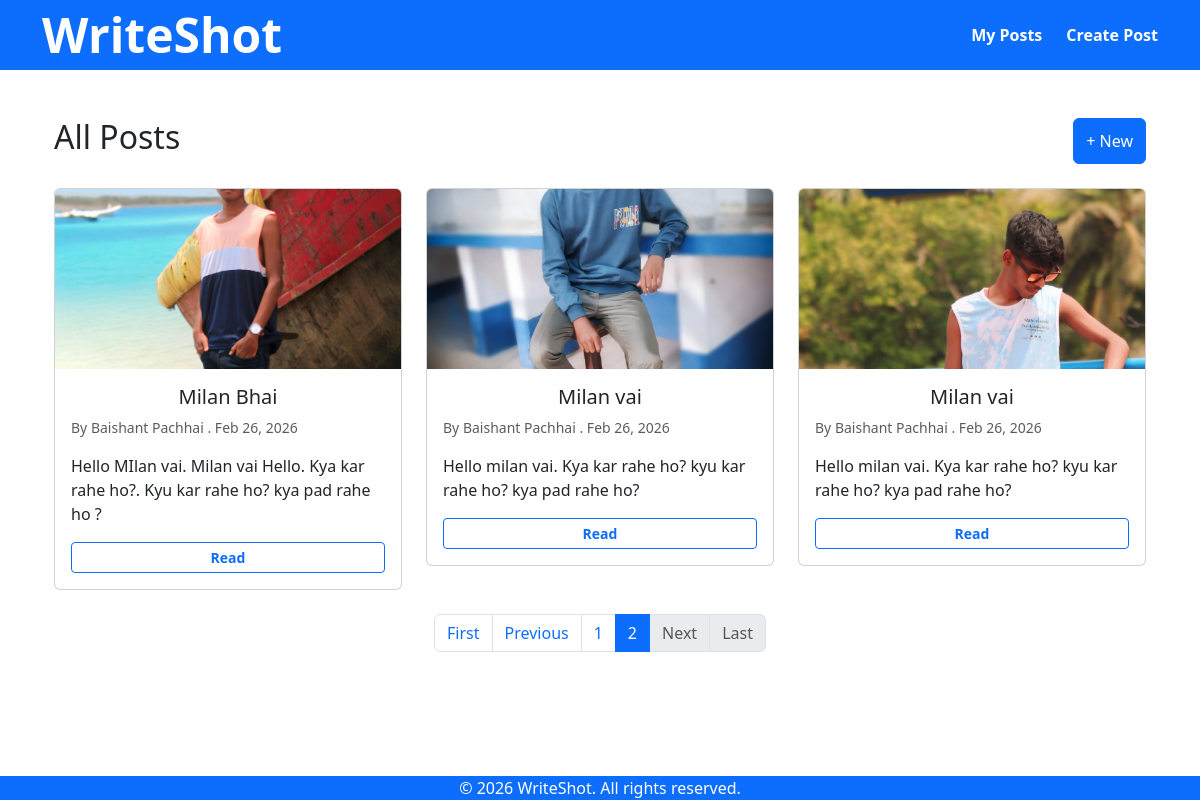
Screenshot of /?page=2 with the database file from the repository.
### blog_app/models.py (models this page shows, shortened)
class Post (models.Model):
    title = models.CharField(max_length=200)
    image = models.ImageField(upload_to='post_images/', blank=True, null=True)
    content = models.TextField()
    created_at = models.DateTimeField(auto_now_add=True)
    is_private = models.BooleanField(default=False)

### blog_app/views.py (the view)
# urls.py: path('', views.post_list, name='post_list' ),
def post_list (request):
    posts = Post.objects.all().order_by('created_at')
    paginator = Paginator(posts, 6)
    page_no = request.GET.get('page')
    page_obj = paginator.get_page(page_no)
    return render (request, 'blog_app/post_list.html', {\
        'page_obj':page_obj
        })

### blog_app/templates/blog_app/post_list.html (shortened to what this page needs)
{% extends 'blog_app/base.html' %}
{% block content %}
    <div class="container mt-4">
    <div class="d-flex justify-content-between mb-4">
        <h2>All Posts</h2>
        <a href="{% url 'post_create' %}" class="btn btn-primary d-flex align-items-center">+ New</a>
    </div>
    {% if page_obj %}
        <div class="row">
            {% for post in page_obj %}
                <div class="col-md-4 mb-4">
                    <div class="card">
                        {% if post.image %}
                            <img src="{{ post.image.url }}" class="card-img-top"
                                 style="height: 180px; object-fit: cover;">
                        {% endif %}
                        <div class="card-body">
                            <h5 class="card-title text-center">{{ post.title }}</h5>
                            <p class="card-text text-muted small">
                                By Baishant Pachhai .
                                {{ post.created_at|date:"M d, Y" }}
                            </p>
                            <p class="card-text r-just">{{ post.content|truncatewords:20 }}</p>
                            <a href="{% url 'post_details' post.pk post.title %}" class="btn btn-sm btn-outline-primary w-100 fw-bold">
                                Read
                            </a>
                        </div>
                    </div>
                </div>
            {% endfor %}
        </div>
    {% else %}
        <div class="text-center py-5">
            <p class="text-muted">No posts yet.</p>
            <a href="{% url 'post_create' %}" class="btn btn-primary">Create First Post</a>
        </div>
    {% endif %}
</div>
{% include 'blog_app/includes/pagination.html' %}
{% endblock content %}

### blog_app/templates/blog_app/base.html (style rules this page uses)
:root { --navbar-height: 70px; --footer-height: 60px; }
body { padding-top: var(--navbar-height); padding-bottom: var(--footer-height); }

### rows the page displays
Post: image (picture), title "Milan Bhai", created_at "Feb 26, 2026", content "Hello MIlan vai. Milan vai Hello. Kya kar rahe ho?. Kyu kar rahe ho? kya pad rahe ho ?"
Post: image (picture), title "Milan vai", created_at "Feb 26, 2026", content "Hello milan vai. Kya kar rahe ho? kyu kar rahe ho? kya pad rahe ho?"
Post: image (picture), title "Milan vai", created_at "Feb 26, 2026", content "Hello milan vai. Kya kar rahe ho? kyu kar rahe ho? kya pad rahe ho?"

### other values shown
{{ num }} "1"
{{ num }} "2"
